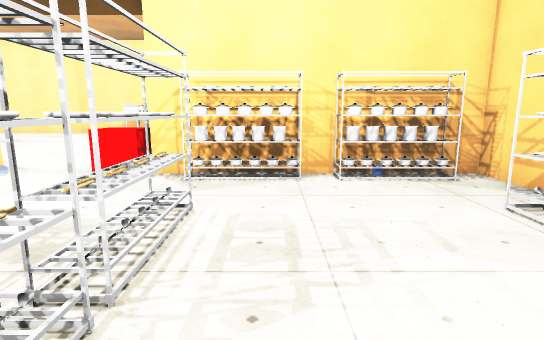
View 1 (above)

22 first-person views from a walk through a 3-D level made in the Unity game engine. The camera is 1.3 m above the floor, tilts 10° down and sees 80° across. The floor is counted in squares, 1 m on a side. Each view is taken from the middle of a square. On the plan, view 1 faces up. The plan holds only what a view shows up to about 14 squares ahead; the rest is blank. The place goes on beyond the plan. The player character is not drawn. Some surface patterns are stand-ins.

View 2
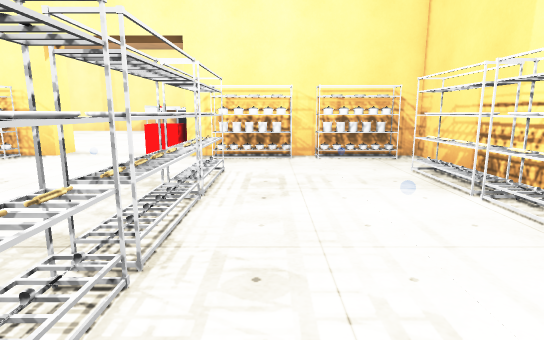

View 3
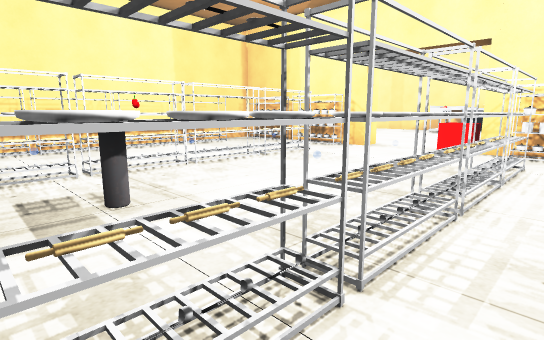

View 4
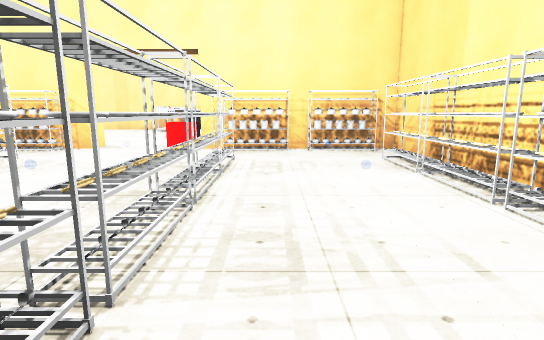

View 5
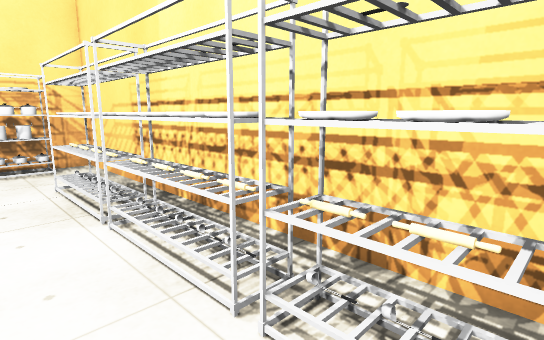

View 6
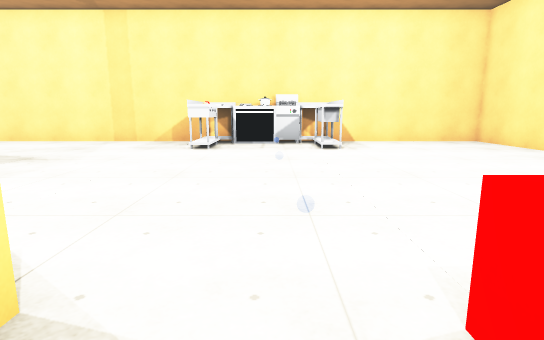

View 7
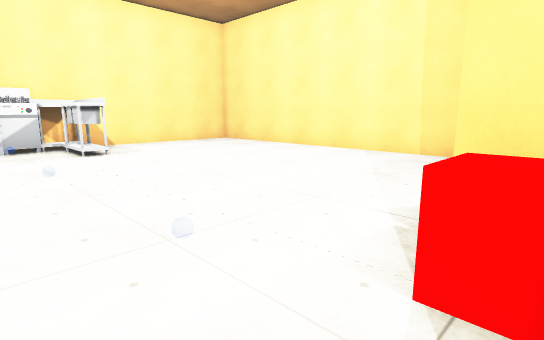

View 8
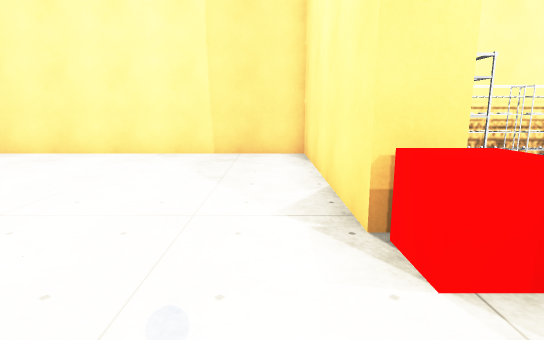

View 9
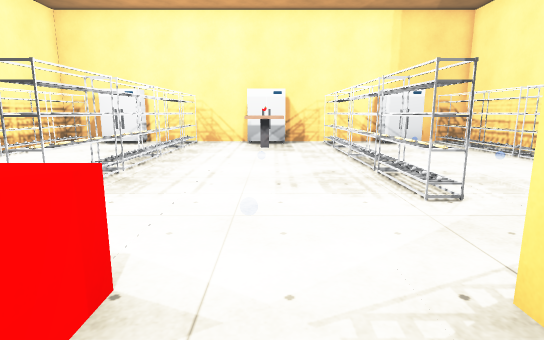

View 10
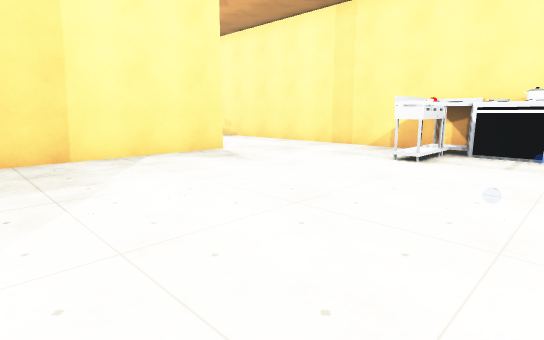

View 11
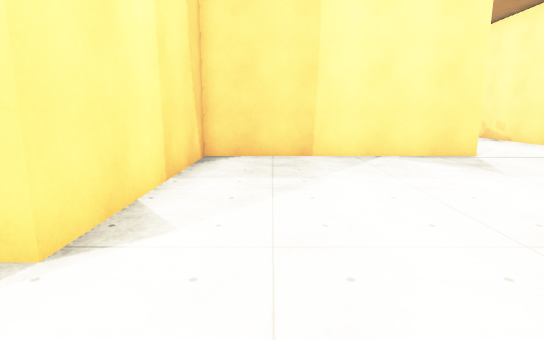

View 12
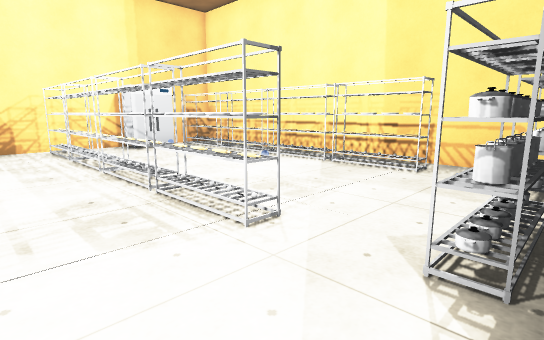

View 13
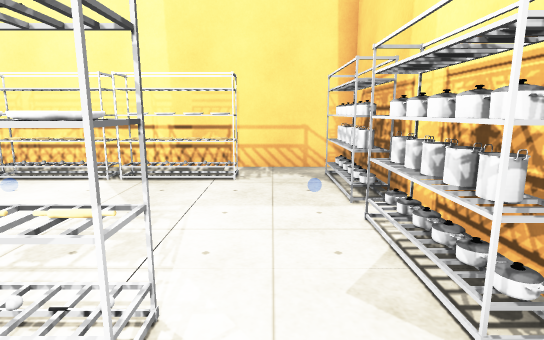

View 14
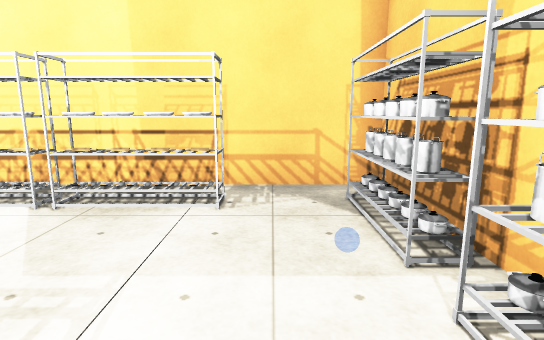

View 15
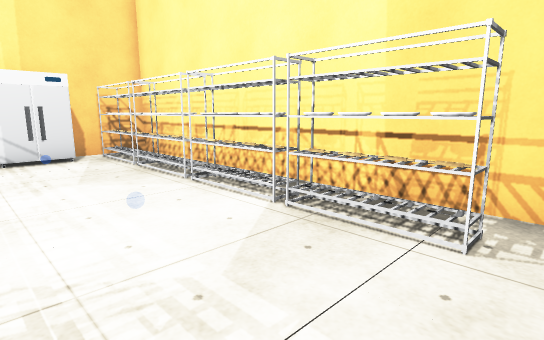

View 16
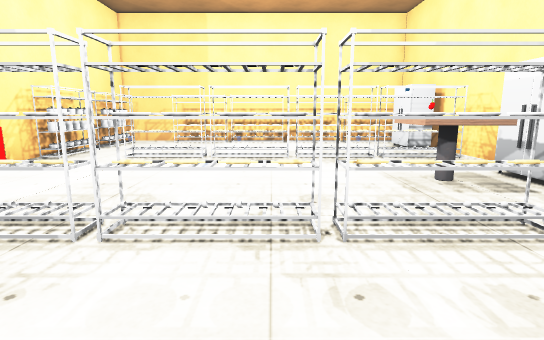

View 17
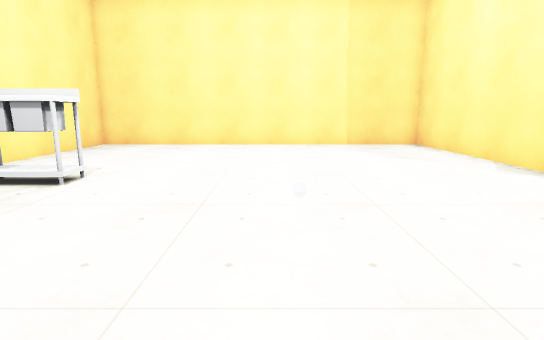

View 18
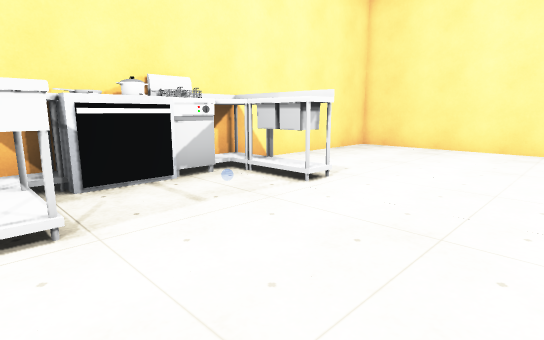

View 19
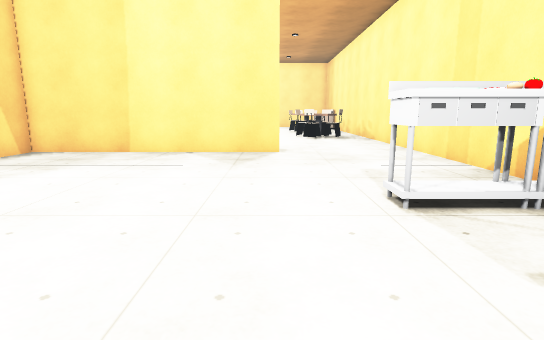

View 20
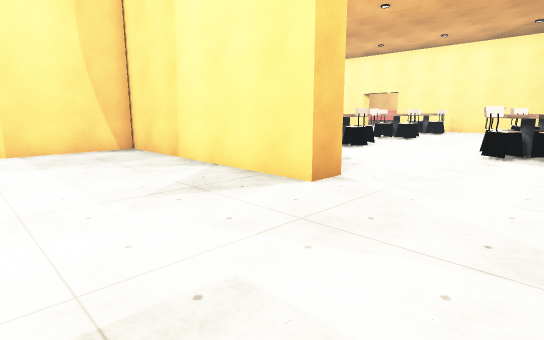

View 21
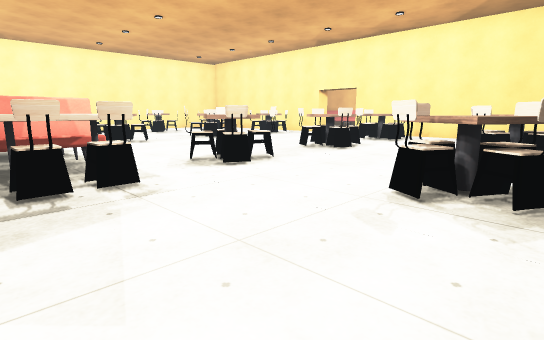

View 22
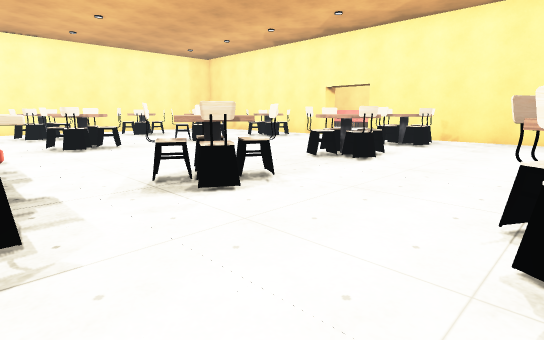

### Floor plan
Key: @ floor where view 1 was taken; # wall or solid block; . floor; T thing the floor can be seen under or through; O other object.
Columns run from 32 left of view 1 to 5 right of it. Each row starts with its distance up from view 1.
 20             O...........OO OOO.......#
 19      OOO  OOO...........OO...O.......#
 18      OOO  OOO...........OO...O.......#
 17 ......O....O.........................#
 16 .................##..................#
 15 ................. #..................#
 14 .......O....O..OO #..................#
 13 OOO..OOO..OOO.OOO #..................#
 12 OOO. OOO..OOO..OO #..................#
 11   O   O....O...OO #..................#
 10      .... .... OO #..................#
  9      ...  .... OO #..................#
  8       .. ......OO ########...O########
  7         .......   #OOOOOO#..OO#OO#OO##
  6         ....O.    #.OO.OO.....OOO.OO.#
  5          .OOO..   #..............O...#
  4           .OO..   ###...OT....TO...O##
  3            O..    ###...OT....T ...O##
  2             ..    ###...OT....TO...O##
  1                   ###...OT....TO...O##
  0                   ###...OT....TO@..O##
 -1                   ###...OT....TO...O##
 -2                   ###...OT....TO... ##
 -3                   ###...OT.OO.TO... ##
 -4                   ###...OT.OO.TO...  #
 -5                   ###OO. T.OO.TO.OO  #

Where each view was taken, in squares from view 1:
view 1: 0 up, 0 right, facing up
view 2: 3 down, 0 right, facing up
view 3: 5 down, 0 right, facing up-left
view 4: 5 down, 0 right, facing up
view 5: 2 down, 2 right, facing up-right
view 6: 6 up, 5 left, facing up
view 7: 7 up, 6 left, facing up-right
view 8: 9 up, 6 left, facing right
view 9: 9 up, 5 left, facing down
view 10: 9 up, 4 left, facing up-left
view 11: 10 up, 4 left, facing left
view 12: 7 up, 5 left, facing down-left
view 13: 5 up, 6 left, facing left
view 14: 5 up, 8 left, facing left
view 15: 5 up, 9 left, facing down-left
view 16: 0 up, 11 left, facing right
view 17: 14 up, 9 left, facing right
view 18: 14 up, 8 left, facing up-right
view 19: 16 up, 3 left, facing left
view 20: 20 up, 9 left, facing down-left
view 21: 20 up, 15 left, facing down-left
view 22: 18 up, 17 left, facing down-left
